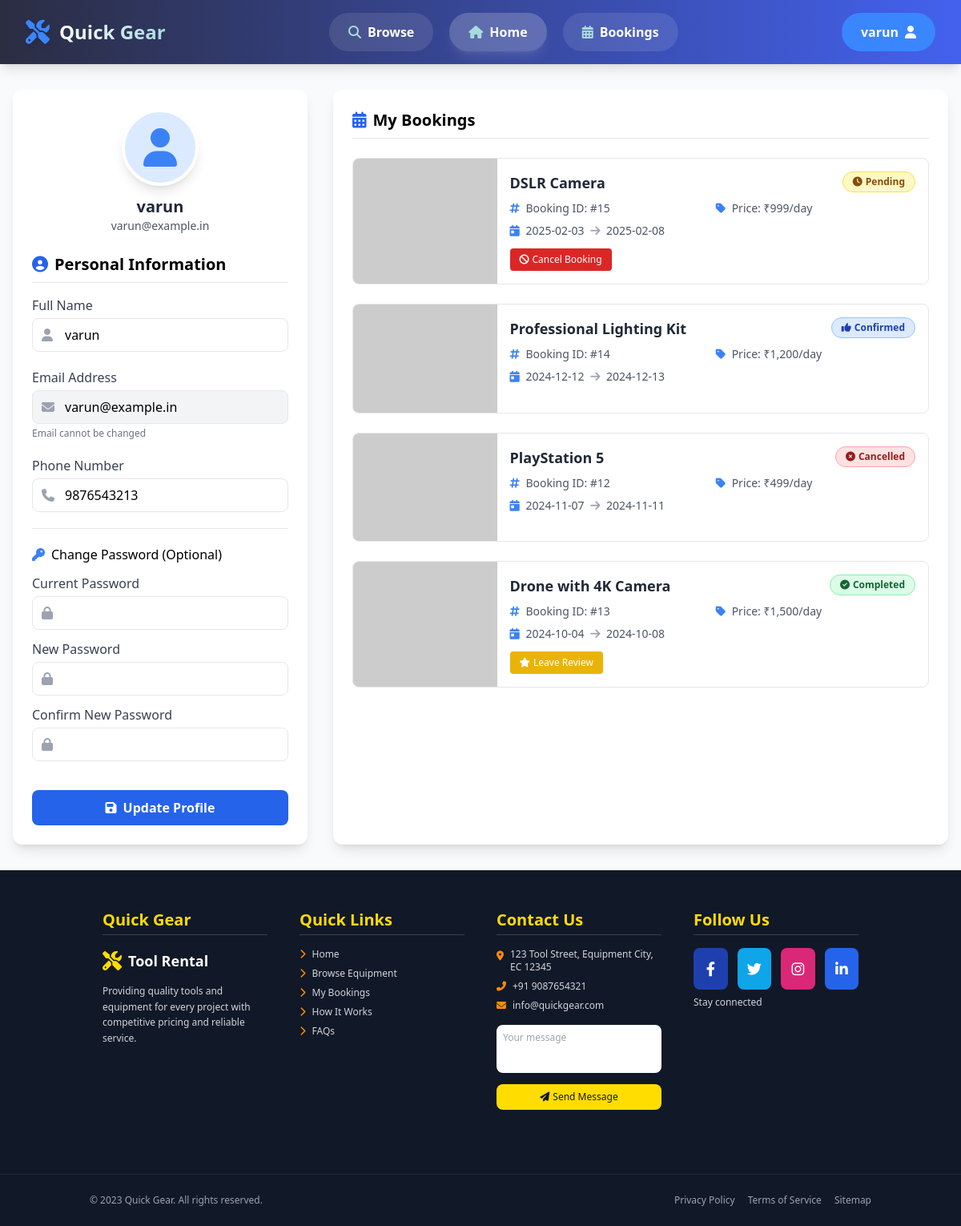
Page /profile.php (signed in) on the earlier database version.
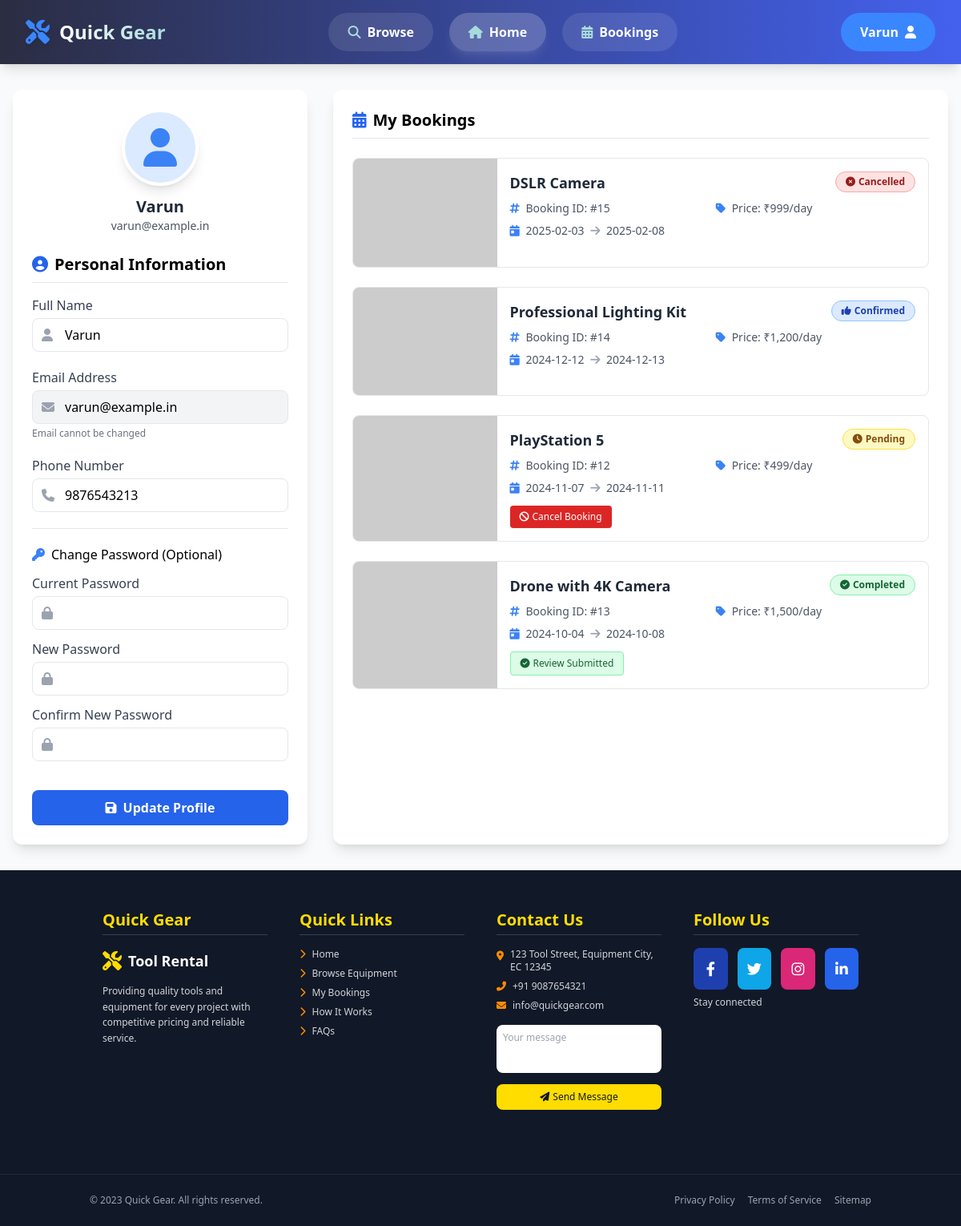
Same page on the later database version.
### tables this page shows
CREATE TABLE `users` (
  `id` int(11) NOT NULL,
  `full_name` varchar(255) NOT NULL,
  `email` varchar(255) NOT NULL,
  `password` varchar(255) NOT NULL,
  `phone` varchar(50) DEFAULT NULL,
  `role` varchar(50) DEFAULT 'user',
  `created_at` timestamp NOT NULL DEFAULT current_timestamp(),
  `updated_at` timestamp NOT NULL DEFAULT current_timestamp() ON UPDATE current_timestamp()
);

CREATE TABLE `bookings` (
  `id` int(11) NOT NULL,
  `user_id` int(11) NOT NULL DEFAULT 0,
  `product_id` int(11) NOT NULL,
  `full_name` varchar(255) NOT NULL,
  `email` varchar(255) NOT NULL,
  `phone` varchar(50) NOT NULL,
  `start_date` date NOT NULL,
  `end_date` date NOT NULL,
  `message` text DEFAULT NULL,
  `booking_date` timestamp NOT NULL DEFAULT current_timestamp(),
  `status` varchar(20) DEFAULT 'pending'
);

CREATE TABLE `products` (
  `id` int(11) NOT NULL,
  `name` varchar(255) NOT NULL,
  `category` varchar(50) NOT NULL,
  `description` text NOT NULL,
  `price` decimal(10,2) NOT NULL,
  `price_type` varchar(20) NOT NULL,
  `deposit` decimal(10,2) NOT NULL,
  `status` varchar(20) NOT NULL,
  `image` text NOT NULL,
  `features` text NOT NULL
);

### profile.php (the view, shortened to what the rows shown need)
<?php
$user_id = $_SESSION['user_id'];
$host = 'localhost';
$dbname = 'quick-gear-db';
$user = 'root';
$pass = '';
$charset = 'utf8mb4';
$dsn = "mysql:host=$host;dbname=$dbname;charset=$charset";
$options = [
    PDO::ATTR_ERRMODE => PDO::ERRMODE_EXCEPTION,
    PDO::ATTR_DEFAULT_FETCH_MODE => PDO::FETCH_ASSOC,
    PDO::ATTR_EMULATE_PREPARES => false,
];
try {
    $pdo = new PDO($dsn, $user, $pass, $options);
    $stmt = $pdo->prepare("SELECT * FROM users WHERE id = ?");
    $stmt->execute([$user_id]);
    $user_data = $stmt->fetch();
    $stmt = $pdo->prepare("
        SELECT b.*, p.name AS product_name, p.image AS product_image, p.price AS product_price,
               (SELECT COUNT(*) FROM reviews r WHERE r.booking_id = b.id) AS has_review
        FROM bookings b
        JOIN products p ON b.product_id = p.id
        WHERE b.user_id = ?
        ORDER BY b.booking_date DESC
    ");
    $stmt->execute([$user_id]);
    $bookings = $stmt->fetchAll();
} catch (PDOException $e) {
    $error_message = "Database error: " . $e->getMessage();
    $user_data = [];
    $bookings = [];
}
?>
<!DOCTYPE html>
<html lang="en">
<head>
    <link rel="stylesheet" href="https://cdnjs.cloudflare.com/ajax/libs/font-awesome/6.4.0/css/all.min.css">
    <script src="https://cdn.tailwindcss.com"></script>
</head>
<body class="font-sans m-0 p-0 box-border bg-gray-50">
    <main class="container mx-auto px-4 py-8 max-w-7xl">
        <div class="grid grid-cols-1 md:grid-cols-3 gap-8">
            <div class="md:col-span-1">
                <div class="bg-white rounded-xl shadow-lg p-6 transition duration-300 hover:shadow-xl">
                    <div class="text-center mb-6">
                        <div
                            class="w-24 h-24 rounded-full overflow-hidden mx-auto mb-3 bg-blue-100 border-4 border-white shadow-lg flex items-center justify-center">
                            <i class="fas fa-user text-blue-500 text-5xl"></i>
                        </div>
                        <h3 class="text-xl font-bold text-gray-800">
                            <?php echo htmlspecialchars($user_data['full_name'] ?? 'User'); ?>
                        </h3>
                        <p class="text-gray-600 text-sm"><?php echo htmlspecialchars($user_data['email'] ?? ''); ?></p>
                    </div>
                    <h2 class="text-xl font-bold mb-4 pb-2 border-b border-gray-200 flex items-center">
                        <i class="fas fa-user-circle text-blue-600 mr-2"></i>
                        Personal Information
                    </h2>
                    <form method="post" action="" class="space-y-5" id="profile-form">
                        <div class="relative">
                            <div class="relative">
                                <i class="fas fa-user absolute left-3 top-1/2 -translate-y-1/2 text-gray-400"></i>
                                <input type="text" id="full_name" name="full_name"
                                    value="<?php echo htmlspecialchars($user_data['full_name'] ?? ''); ?>"
                                    class="w-full px-10 py-2 border rounded-lg focus:ring-2 focus:ring-blue-500 focus:border-blue-500">
                            </div>
                        </div>
                        <div class="relative">
                            <div class="relative">
                                <i class="fas fa-envelope absolute left-3 top-1/2 -translate-y-1/2 text-gray-400"></i>
                                <input type="email" id="email" name="email" readonly
                                    value="<?php echo htmlspecialchars($user_data['email'] ?? ''); ?>"
                                    class="w-full px-10 py-2 border rounded-lg bg-gray-100">
                            </div>
                        </div>
                        <div class="relative">
                            <div class="relative">
                                <i class="fas fa-phone absolute left-3 top-1/2 -translate-y-1/2 text-gray-400"></i>
                                <input type="tel" id="phone" name="phone"
                                    value="<?php echo htmlspecialchars($user_data['phone'] ?? ''); ?>"
                                    class="w-full px-10 py-2 border rounded-lg focus:ring-2 focus:ring-blue-500 focus:border-blue-500">
                            </div>
                        </div>
                    </form>
                </div>
            </div>
            <div class="md:col-span-2">
                <div class="bg-white rounded-xl shadow-lg p-6 transition duration-300 hover:shadow-xl h-full">
                    <h2 class="text-xl font-bold mb-6 pb-2 border-b border-gray-200 flex items-center">
                        <i class="fas fa-calendar-alt text-blue-600 mr-2"></i>
                        My Bookings
                    </h2>
                    <?php if (empty($bookings)): ?>
                        <div class="text-center py-16">
                            <div class="animate-bounce mb-4">
                                <i class="fas fa-calendar-times text-gray-400 text-5xl mb-3"></i>
                            </div>
                            <p class="text-gray-600 mb-4">You don't have any bookings yet.</p>
                            <a href="browse.php"
                                class="inline-block bg-blue-600 hover:bg-blue-700 text-white font-semibold py-3 px-6 rounded-lg transition-colors duration-300 shadow-md hover:shadow-lg">
                                <i class="fas fa-search mr-2"></i> Browse Equipment
                            </a>
                        </div>
                    <?php else: ?>
                        <div class="space-y-6">
                            <?php foreach ($bookings as $booking): ?>
                                <?php
                                $statusColor = ($booking['status'] === 'completed') ? 'bg-green-100 text-green-800 border-green-300' :
                                    (($booking['status'] === 'pending') ? 'bg-yellow-100 text-yellow-800 border-yellow-300' :
                                        (($booking['status'] === 'confirmed') ? 'bg-blue-100 text-blue-800 border-blue-300' : 'bg-red-100 text-red-800 border-red-300'));
                                $statusIcon = ($booking['status'] === 'completed') ? 'check-circle' :
                                    (($booking['status'] === 'pending') ? 'clock' :
                                        (($booking['status'] === 'confirmed') ? 'thumbs-up' : 'times-circle'));
                                ?>
                                <div
                                    class="border rounded-lg overflow-hidden hover:shadow-md transition-shadow duration-300 group">
                                    <div class="flex flex-col md:flex-row">
                                        <div class="w-full md:w-1/4 h-40 md:h-auto overflow-hidden">
                                            <img src="<?php echo htmlspecialchars($booking['product_image']); ?>"
                                                alt="<?php echo htmlspecialchars($booking['product_name']); ?>"
                                                class="w-full h-full object-cover group-hover:scale-105 transition-transform duration-500">
                                        </div>
                                        <div class="w-full md:w-3/4 p-4">
                                            <div class="flex justify-between items-start mb-2">
                                                <h3 class="text-lg font-bold text-gray-800">
                                                    <?php echo htmlspecialchars($booking['product_name']); ?>
                                                </h3>
                                                <span
                                                    class="flex items-center px-3 py-1 rounded-full text-xs font-semibold border <?php echo $statusColor; ?>">
                                                    <i class="fas fa-<?php echo $statusIcon; ?> mr-1"></i>
                                                    <?php echo ucfirst(htmlspecialchars($booking['status'])); ?>
                                                </span>
                                            </div>
                                            <div class="grid grid-cols-2 gap-2 mb-3">
                                                <div>
                                                    <p class="text-sm text-gray-600">
                                                        <i class="fas fa-hashtag text-blue-500 mr-1"></i>
                                                        Booking ID: #<?php echo $booking['id']; ?>
                                                    </p>
                                                </div>
                                                <div>
                                                    <p class="text-sm text-gray-600">
                                                        <i class="fas fa-tag text-blue-500 mr-1"></i>
                                                        Price: ₹<?php echo number_format($booking['product_price']); ?>/day
                                                    </p>
                                                </div>
                                                <div class="col-span-2">
                                                    <p class="text-sm text-gray-600">
                                                        <i class="fas fa-calendar-day text-blue-500 mr-1"></i>
                                                        <?php echo htmlspecialchars($booking['start_date']); ?>
                                                        <i class="fas fa-arrow-right mx-1 text-gray-400"></i>
                                                        <?php echo htmlspecialchars($booking['end_date']); ?>
                                                    </p>
                                                </div>
                                            </div>
                                            <div class="flex flex-wrap gap-2 mt-3">
                                                <?php if ($booking['status'] === 'pending'): ?>
                                                    <button type="button"
                                                        onclick="openCancelModal(<?php echo $booking['id']; ?>, '<?php echo htmlspecialchars($booking['product_name']); ?>')"
                                                        class="bg-red-600 hover:bg-red-700 text-white font-medium py-1.5 px-3 text-xs rounded transition-colors duration-300 flex items-center shadow-sm hover:shadow">
                                                        <i class="fas fa-ban mr-1"></i> Cancel Booking
                                                    </button>
                                                <?php elseif ($booking['status'] === 'completed' && !$booking['has_review']): ?>
                                                    <button
                                                        class="bg-yellow-500 hover:bg-yellow-600 text-white font-medium py-1.5 px-3 text-xs rounded transition-colors duration-300 flex items-center shadow-sm hover:shadow"
                                                        onclick="openReviewModal(<?php echo $booking['id']; ?>, <?php echo $booking['product_id']; ?>, '<?php echo htmlspecialchars($booking['product_name']); ?>')">
                                                        <i class="fas fa-star mr-1"></i> Leave Review
                                                    </button>
                                                <?php elseif ($booking['status'] === 'completed' && $booking['has_review']): ?>
                                                    <span
                                                        class="bg-green-100 text-green-800 border border-green-300 font-medium py-1.5 px-3 text-xs rounded flex items-center">
                                                        <i class="fas fa-check-circle mr-1"></i> Review Submitted
                                                    </span>
                                                <?php endif; ?>
                                            </div>
                                        </div>
                                    </div>
                                </div>
                            <?php endforeach; ?>
                        </div>
                    <?php endif; ?>
                </div>
            </div>
        </div>
    </main>
</body>
</html>

Differences in the rows shown:
changed users "varun@example.in": full_name "varun" → "Varun"
changed bookings "DSLR Camera": status "Pending" → "Cancelled"; no longer shows "Cancel Booking"
changed bookings "PlayStation 5": status "Cancelled" → "Pending"; now shows "Cancel Booking"
computed for bookings "Completed": text "Leave Review" → "Review Submitted"
Other differences:
$_SESSION['user_name']: "varun" → "Varun"
